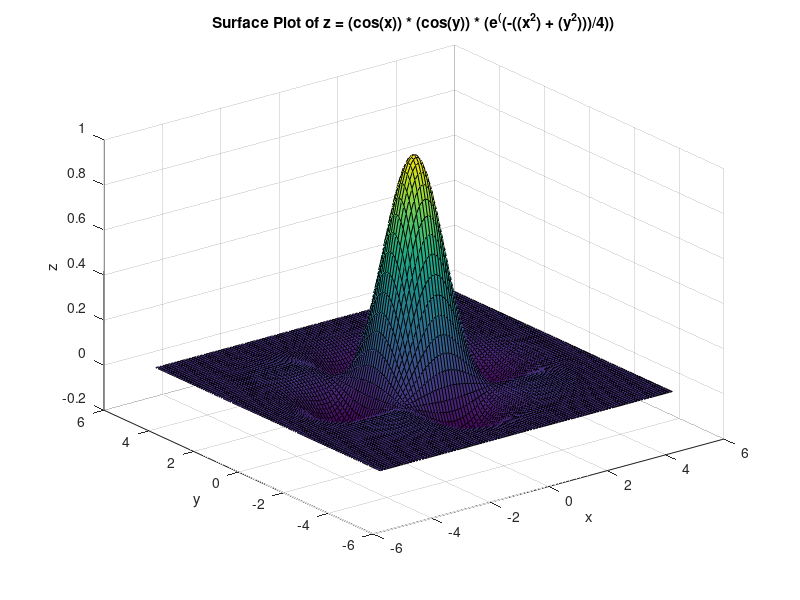

MATLAB code to generate this figure:
clc, clearvars, close all

% % Define the range for x and y
% x = linspace(-5, 5, 100);
% y = linspace(-5, 5, 100);

% % Create a grid of x and y values
% [X, Y] = meshgrid(x, y);

% % Calculate the values of the function
% Z = cos(X) .* cos(Y) .* exp(-((X.^2 + Y.^2)/4));

% % Create the surface plot
% figure;
% surf(X, Y, Z);
% title('Surface plot of z = cos(x) * cos(y) * exp(-((x^2 + y^2)/4))');
% xlabel('x');
% ylabel('y');
% zlabel('z');

z = @(x, y) cos(x) .* cos(y) .* exp(-((x.^2 + y.^2) / 4));

% Define the x and y ranges
x = -5:0.1:5;
y = -5:0.1:5;

% Create a meshgrid of x and y values
[X, Y] = meshgrid(x, y);

% Calculate the z values
Z = z(X, Y);

% Plot the surface
figure;
surf(X, Y, Z);

% Set the axis labels
xlabel('x');
ylabel('y');
zlabel('z');

% Set the title
title('Surface Plot of z = (cos(x)) * (cos(y)) * (e^((-((x^2) + (y^2)))/4))');
